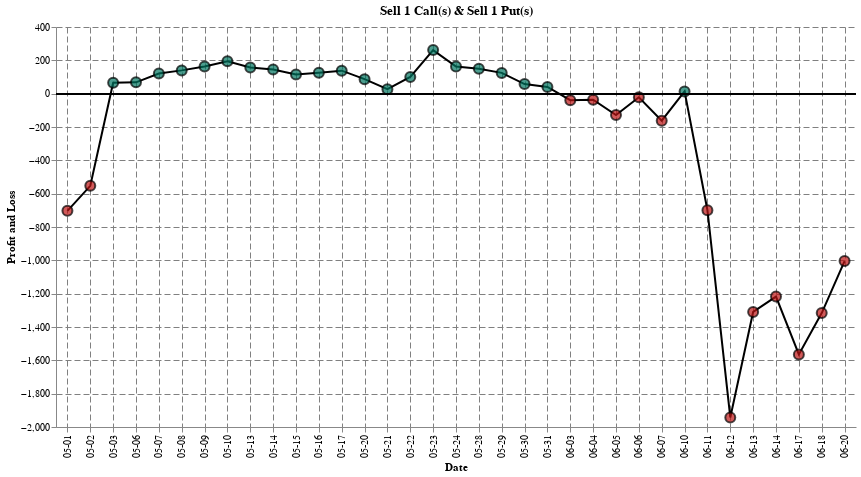

Notebook source saved alongside this figure:
### Code cell
main(180,'AAPL','2024-06-21' , trade_date='2024-05-01', stock_trade_price=200, effective_delta=0.3, call_action='sell', NC=1, C_0=11, put_action='sell', NP=1, P_0=6)

### Figure 1 — Vega-Lite specification as saved in the notebook (floating-point values rounded to 4 significant figures)
{"config": {"view": {"continuousWidth": 300, "continuousHeight": 300, "strokeWidth": 0}, "axis": {"grid": true, "gridColor": "gray", "gridDash": [6, 3]}, "mark": {"tooltip": {"content": "encoding"}}}, "layer": [{"mark": {"type": "line", "color": "black", "size": 2}, "encoding": {"tooltip": [{"field": "date", "type": "nominal"}, {"field": "pnl", "type": "quantitative"}, {"field": "call_close_price", "type": "quantitative"}, {"field": "put_close_price", "type": "quantitative"}, {"field": "stock", "type": "quantitative"}], "x": {"field": "date", "title": "Date", "type": "nominal"}, "y": {"field": "pnl", "title": "Profit and Loss", "type": "quantitative"}}, "name": "view_1"}, {"mark": {"type": "point", "color": "black", "size": 100}, "encoding": {"fill": {"field": "color", "scale": null, "type": "nominal"}, "x": {"field": "date", "type": "nominal"}, "y": {"field": "pnl", "type": "quantitative"}}}, {"mark": {"type": "rule", "color": "black"}, "encoding": {"y": {"axis": {"title": ""}, "field": "a", "type": "quantitative"}}, "transform": [{"calculate": "0", "as": "a"}]}], "data": {"name": "data-d3c6b748878cd317dccbd0a9672ccd06"}, "height": 400, "params": [{"name": "param_1", "select": {"type": "interval", "encodings": ["x", "y"]}, "bind": "scales", "views": ["view_1"]}], "title": "Sell 1 Call(s) & Sell 1 Put(s)", "width": 800, "$schema": "https://vega.github.io/schema/vega-lite/v5.17.0.json", "datasets": {"data-d3c6b748878cd317dccbd0a9672ccd06": [{"date": "05-01", "call_close_price": 3.1, "put_close_price": 11.65, "stock": 169.1, "pnl": -702.9, "color": "#bd1414"}, {"date": "05-02", "call_close_price": 4.15, "put_close_price": 10.22, "stock": 172.8, "pnl": -553.0, "color": "#bd1414"}, {"date": "05-03", "call_close_price": 7.88, "put_close_price": 3.41, "stock": 183.1, "pnl": 64.9, "color": "#007560"}, {"date": "05-06", "call_close_price": 6.7, "put_close_price": 4.06, "stock": 181.5, "pnl": 67.8, "color": "#007560"}, {"date": "05-07", "call_close_price": 6.95, "put_close_price": 3.49, "stock": 182.2, "pnl": 120.5, "color": "#007560"}, {"date": "05-08", "call_close_price": 7.0, "put_close_price": 3.35, "stock": 182.5, "pnl": 139.7, "color": "#007560"}, {"date": "05-09", "call_close_price": 8.08, "put_close_price": 2.59, "stock": 184.3, "pnl": 162.6, "color": "#007560"}, {"date": "05-10", "call_close_price": 7.05, "put_close_price": 2.92, "stock": 183.1, "pnl": 194.5, "color": "#007560"}, {"date": "05-13", "call_close_price": 9.3, "put_close_price": 2.01, "stock": 186.3, "pnl": 157.4, "color": "#007560"}, {"date": "05-14", "call_close_price": 10.2, "put_close_price": 1.58, "stock": 187.4, "pnl": 144.9, "color": "#007560"}, {"date": "05-15", "call_close_price": 11.7, "put_close_price": 1.07, "stock": 189.7, "pnl": 114.6, "color": "#007560"}, {"date": "05-16", "call_close_price": 11.69, "put_close_price": 1.0, "stock": 189.8, "pnl": 126.2, "color": "#007560"}, {"date": "05-17", "call_close_price": 11.68, "put_close_price": 0.9, "stock": 189.9, "pnl": 138.1, "color": "#007560"}, {"date": "05-20", "call_close_price": 12.7, "put_close_price": 0.74, "stock": 191.0, "pnl": 87.2, "color": "#007560"}, {"date": "05-21", "call_close_price": 13.85, "put_close_price": 0.59, "stock": 192.3, "pnl": 26.5, "color": "#007560"}, {"date": "05-22", "call_close_price": 12.5, "put_close_price": 0.77, "stock": 190.9, "pnl": 100.0, "color": "#007560"}, {"date": "05-23", "call_close_price": 8.98, "put_close_price": 1.47, "stock": 186.9, "pnl": 261.4, "color": "#007560"}, {"date": "05-24", "call_close_price": 11.53, "put_close_price": 0.84, "stock": 190.0, "pnl": 162.4, "color": "#007560"}, {"date": "05-28", "call_close_price": 11.6, "put_close_price": 0.9, "stock": 190.0, "pnl": 149.7, "color": "#007560"}, {"date": "05-29", "call_close_price": 11.93, "put_close_price": 0.91, "stock": 190.3, "pnl": 124.7, "color": "#007560"}, {"date": "05-30", "call_close_price": 12.95, "put_close_price": 0.86, "stock": 191.3, "pnl": 57.7, "color": "#007560"}, {"date": "05-31", "call_close_price": 13.62, "put_close_price": 0.65, "stock": 192.2, "pnl": 40.5, "color": "#007560"}, {"date": "06-03", "call_close_price": 15.1, "put_close_price": 0.5, "stock": 194.0, "pnl": -39.1, "color": "#bd1414"}, {"date": "06-04", "call_close_price": 15.24, "put_close_price": 0.43, "stock": 194.3, "pnl": -36.5, "color": "#bd1414"}, {"date": "06-05", "call_close_price": 16.7, "put_close_price": 0.34, "stock": 195.9, "pnl": -127.9, "color": "#bd1414"}, {"date": "06-06", "call_close_price": 15.2, "put_close_price": 0.36, "stock": 194.5, "pnl": -21.6, "color": "#bd1414"}, {"date": "06-07", "call_close_price": 17.5, "put_close_price": 0.19, "stock": 196.9, "pnl": -162.3, "color": "#bd1414"}, {"date": "06-10", "call_close_price": 14.65, "put_close_price": 0.15, "stock": 193.1, "pnl": 13.6, "color": "#007560"}, {"date": "06-11", "call_close_price": 26.08, "put_close_price": 0.06, "stock": 207.2, "pnl": -699.5, "color": "#bd1414"}, {"date": "06-12", "call_close_price": 40.3, "put_close_price": 0.05, "stock": 213.1, "pnl": -1943.0, "color": "#bd1414"}, {"date": "06-13", "call_close_price": 34.34, "put_close_price": 0.03, "stock": 214.2, "pnl": -1310.0, "color": "#bd1414"}, {"date": "06-14", "call_close_price": 32.88, "put_close_price": 0.04, "stock": 212.5, "pnl": -1217.0, "color": "#bd1414"}, {"date": "06-17", "call_close_price": 37.63, "put_close_price": 0.02, "stock": 216.7, "pnl": -1565.0, "color": "#bd1414"}, {"date": "06-18", "call_close_price": 34.43, "put_close_price": 0.02, "stock": 214.3, "pnl": -1316.0, "color": "#bd1414"}, {"date": "06-20", "call_close_price": 29.94, "put_close_price": 0.01, "stock": 209.7, "pnl": -1005.0, "color": "#bd1414"}]}}
